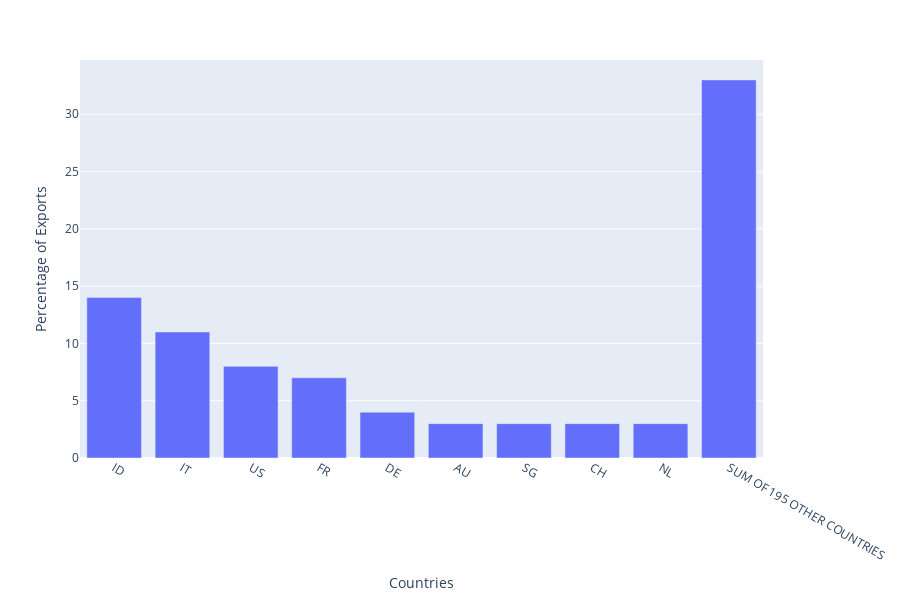

Source (notebook cell):
### Code cell
fig3 = px.bar(Exporters, x='Countries', y='Percent',
             labels={'Percent':'% EXPORTS'}, height=500)
fig3.show()

### Figure 1 — Plotly figure (JSON) as saved in the notebook; plotly's stock layout.template omitted (floating-point values rounded to 4 significant figures)
{"data": [{"alignmentgroup": "True", "hovertemplate": "Countries=%{x}<br>Percentage of Exports=%{y}<extra></extra>", "legendgroup": "", "marker": {"color": "#636efa"}, "name": "", "offsetgroup": "", "orientation": "v", "showlegend": false, "textposition": "auto", "type": "bar", "x": ["ID", "IT", "US", "FR", "DE", "AU", "SG", "CH", "NL", "SUM OF 195 OTHER COUNTRIES"], "xaxis": "x", "y": [14, 11, 8, 7, 4, 3, 3, 3, 3, 33], "yaxis": "y"}], "layout": {"barmode": "relative", "height": 600, "legend": {"tracegroupgap": 0}, "margin": {"t": 60}, "xaxis": {"anchor": "y", "domain": [0, 1], "title": {"text": "Countries"}}, "yaxis": {"anchor": "x", "domain": [0, 1], "title": {"text": "Percentage of Exports"}}}}
